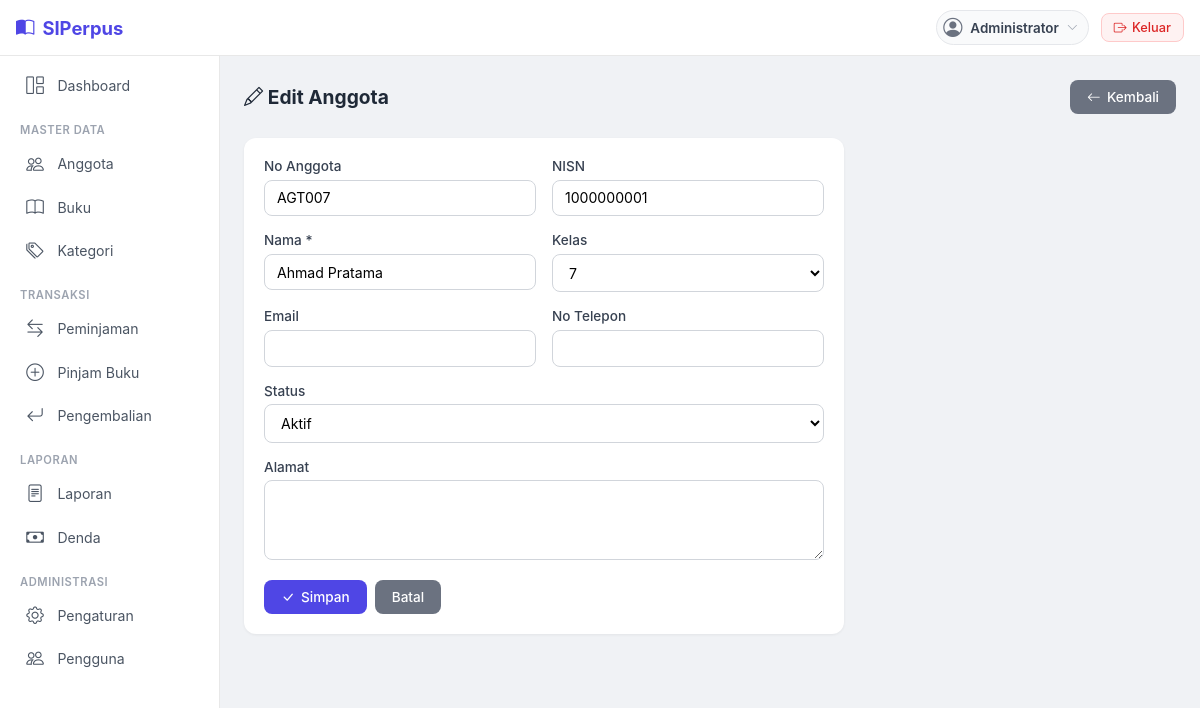
The app's page /anggota/edit.php?id=1 (signed in) with its own data.
### tables this page shows
CREATE TABLE anggota (
    id_anggota INT AUTO_INCREMENT PRIMARY KEY,
    no_anggota VARCHAR(20) NOT NULL UNIQUE,
    nisn VARCHAR(20) UNIQUE,
    id_kelas INT,
    nama VARCHAR(150) NOT NULL,
    email VARCHAR(100),
    no_telp VARCHAR(20),
    alamat TEXT,
    tgl_daftar DATE NOT NULL DEFAULT (CURRENT_DATE),
    status ENUM('aktif', 'nonaktif') NOT NULL DEFAULT 'aktif',
    created_at TIMESTAMP DEFAULT CURRENT_TIMESTAMP,
    FOREIGN KEY (id_kelas) REFERENCES kelas(id_kelas) ON DELETE RESTRICT ON UPDATE CASCADE
);

CREATE TABLE kelas (
    id_kelas INT AUTO_INCREMENT PRIMARY KEY,
    nama_kelas VARCHAR(10) NOT NULL UNIQUE,
    tingkatan INT NOT NULL,
    created_at TIMESTAMP DEFAULT CURRENT_TIMESTAMP
);

### anggota/edit.php (the view, shortened to what this page needs)
<?php
$db = getConnection();
$id = $_GET['id'] ?? 0;
$stmt = $db->prepare("SELECT a.*, k.nama_kelas FROM anggota a LEFT JOIN kelas k ON a.id_kelas = k.id_kelas WHERE a.id_anggota = :id");
$stmt->execute([':id' => $id]);
$a = $stmt->fetch();
$daftar_kelas = $db->query("SELECT id_kelas, nama_kelas FROM kelas ORDER BY tingkatan")->fetchAll();
require_once __DIR__ . '/../includes/header.php';
?>
<div class="page-header">
    <h4><i class="bi bi-pencil"></i> Edit Anggota</h4>
    <a href="index.php" class="btn btn-secondary"><i class="bi bi-arrow-left"></i> Kembali</a>
</div>
<div class="card-simple" style="max-width:600px;">
    <div class="card-body">
        <form method="POST">
            <div class="form-row">
                <div class="form-group">
                    <label>No Anggota</label>
                    <input type="text" class="form-control" value="<?= htmlspecialchars($a['no_anggota']) ?>" readonly>
                </div>
                <div class="form-group">
                    <label>NISN</label>
                    <input type="text" name="nisn" class="form-control" value="<?= htmlspecialchars($a['nisn']) ?>" required>
                </div>
            </div>
            <div class="form-row">
                <div class="form-group">
                    <label>Nama <span class="text-danger">*</span></label>
                    <input type="text" name="nama" class="form-control" value="<?= htmlspecialchars($a['nama']) ?>" required>
                </div>
                <div class="form-group">
                    <label>Kelas</label>
                    <select name="id_kelas" class="form-select">
                        <?php foreach ($daftar_kelas as $k): ?>
                        <option value="<?= $k['id_kelas'] ?>" <?= $a['id_kelas']==$k['id_kelas']?'selected':'' ?>><?= htmlspecialchars($k['nama_kelas']) ?></option>
                        <?php endforeach; ?>
                    </select>
                </div>
            </div>
            <div class="form-row">
                <div class="form-group">
                    <label>Email</label>
                    <input type="email" name="email" class="form-control" value="<?= htmlspecialchars($a['email']) ?>">
                </div>
                <div class="form-group">
                    <label>No Telepon</label>
                    <input type="text" name="no_telp" class="form-control" value="<?= htmlspecialchars($a['no_telp']) ?>">
                </div>
            </div>
            <div class="form-group">
                <label>Status</label>
                <select name="status" class="form-select">
                    <option value="aktif" <?= $a['status']=='aktif'?'selected':'' ?>>Aktif</option>
                </select>
            </div>
            <div class="form-group">
                <label>Alamat</label>
                <textarea name="alamat" class="form-control" rows="2"><?= htmlspecialchars($a['alamat']) ?></textarea>
            </div>
            <div style="display:flex;gap:0.5rem;">
                <button type="submit" class="btn btn-primary"><i class="bi bi-check-lg"></i> Simpan</button>
                <a href="index.php" class="btn btn-secondary">Batal</a>
            </div>
        </form>
    </div>
</div>
<?php require_once __DIR__ . '/../includes/footer.php'; ?>

### assets/css/style.css (style rules this page uses)
* { margin: 0; padding: 0; box-sizing: border-box; }
body { font-family: -apple-system, BlinkMacSystemFont, 'Segoe UI', Roboto, Oxygen, Ubuntu, sans-serif; background: #f0f2f5; color: #1a1a2e; }
.page-header { margin-bottom: 1.5rem; display: flex; flex-wrap: wrap; align-items: center; justify-content: space-between; gap: 0.75rem; }
.page-header h4 { font-size: 1.2rem; font-weight: 700; color: #1f2937; margin: 0; }
.card-simple { background: #fff; border-radius: 12px; box-shadow: 0 1px 3px rgba(0,0,0,0.06); overflow: hidden; }
.card-simple .card-body { padding: 1.25rem; }
.form-group { margin-bottom: 1rem; }
.form-group label { display: block; font-size: 0.85rem; font-weight: 500; color: #374151; margin-bottom: 0.35rem; }
.form-control, .form-select { width: 100%; padding: 0.55rem 0.75rem; font-size: 0.88rem; border: 1px solid #d1d5db; border-radius: 8px; outline: none; transition: border-color 0.15s; background: #fff; font-family: inherit; }
textarea.form-control { resize: vertical; min-height: 80px; }
.btn { display: inline-flex; align-items: center; gap: 0.4rem; padding: 0.5rem 1rem; font-size: 0.85rem; font-weight: 500; border-radius: 8px; border: 1px solid transparent; cursor: pointer; text-decoration: none; transition: all 0.15s; font-family: inherit; }
.btn-primary { background: #4f46e5; color: #fff; }
.btn-secondary { background: #6b7280; color: #fff; }
.form-row { display: grid; grid-template-columns: repeat(auto-fit, minmax(200px, 1fr)); gap: 1rem; }

### records on screen
anggota: no_anggota "AGT007", nisn "1000000001", nama "Ahmad Pratama", id_kelas "7", status "Aktif"

### other values on screen
$user['nama_lengkap'] "Administrator"
